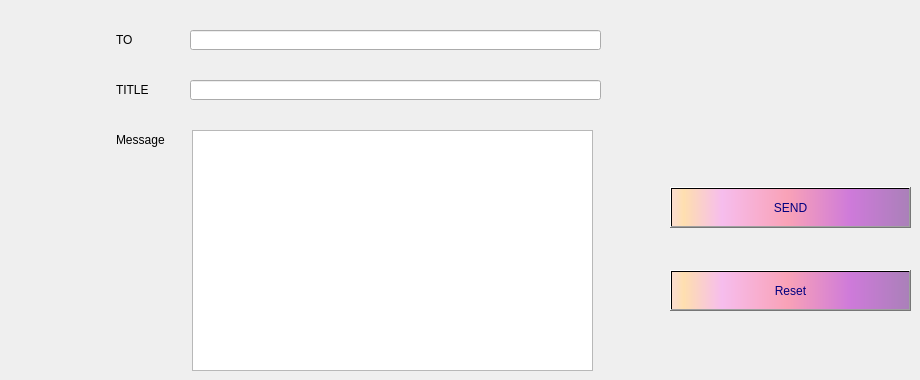
          <widget class="QWidget" name="tab_16">
           <attribute name="title">
            <string>Send mail</string>
           </attribute>
           <widget class="QPlainTextEdit" name="msg_3">
            <property name="geometry">
             <rect>
              <x>192</x>
              <y>130</y>
              <width>401</width>
              <height>241</height>
             </rect>
            </property>
            <property name="styleSheet">
             <string notr="true">QTableView {
padding: 1px;
border-style: solid;
border: 2px solid gray;
border-radius: 8px;
background-color: rgb(141, 70, 176);
border:2px solid #fff;
}</string>
            </property>
           </widget>
           <widget class="QPushButton" name="send_mail_3">
            <property name="geometry">
             <rect>
              <x>670</x>
              <y>187</y>
              <width>241</width>
              <height>41</height>
             </rect>
            </property>
            <property name="styleSheet">
             <string notr="true">background-color: qlineargradient(spread:pad, x1:1, y1:0, x2:1, y2:0, stop:0.919598 rgba(255, 0, 111, 255), stop:0.98 rgba(0, 0, 0, 255), stop:1 rgba(235, 148, 61, 255));
color: rgb(0, 0, 127);
background-color: qlineargradient(spread:pad, x1:0, y1:0, x2:1, y2:0, stop:0.0100503 rgba(252, 222, 204, 255), stop:0.0502513 rgba(254, 223, 175, 255), stop:0.211055 rgba(246, 189, 237, 255), stop:0.487437 rgba(249, 162, 183, 255), stop:0.753769 rgba(206, 122, 218, 255), stop:1 rgba(170, 128, 185, 255));</string>
            </property>
            <property name="text">
             <string>SEND</string>
            </property>
            <property name="icon">
             <iconset>
              <normaloff>:/send.png</normaloff>:/send.png</iconset>
            </property>
            <property name="iconSize">
             <size>
              <width>30</width>
              <height>50</height>
             </size>
            </property>
           </widget>
           <widget class="QLabel" name="label_55">
            <property name="geometry">
             <rect>
              <x>116</x>
              <y>30</y>
              <width>61</width>
              <height>20</height>
             </rect>
            </property>
            <property name="text">
             <string>TO</string>
            </property>
           </widget>
           <widget class="QLabel" name="label_56">
            <property name="geometry">
             <rect>
              <x>116</x>
              <y>80</y>
              <width>61</width>
              <height>20</height>
             </rect>
            </property>
            <property name="text">
             <string>TITLE</string>
            </property>
           </widget>
           <widget class="QLabel" name="label_57">
            <property name="geometry">
             <rect>
              <x>116</x>
              <y>130</y>
              <width>61</width>
              <height>20</height>
             </rect>
            </property>
            <property name="text">
             <string>Message</string>
            </property>
           </widget>
           <widget class="QLineEdit" name="rcpt_3">
            <property name="geometry">
             <rect>
              <x>190</x>
              <y>30</y>
              <width>411</width>
              <height>20</height>
             </rect>
            </property>
            <property name="styleSheet">
             <string notr="true">alternate-background-color: rgb(255, 169, 237);</string>
            </property>
           </widget>
           <widget class="QLineEdit" name="subject_3">
            <property name="geometry">
             <rect>
              <x>190</x>
              <y>80</y>
              <width>411</width>
              <height>20</height>
             </rect>
            </property>
           </widget>
           <widget class="QPushButton" name="reset_4">
            <property name="geometry">
             <rect>
              <x>670</x>
              <y>270</y>
              <width>241</width>
              <height>41</height>
             </rect>
            </property>
            <property name="styleSheet">
             <string notr="true">background-color: qlineargradient(spread:pad, x1:1, y1:0, x2:1, y2:0, stop:0.919598 rgba(255, 0, 111, 255), stop:0.98 rgba(0, 0, 0, 255), stop:1 rgba(235, 148, 61, 255));
color: rgb(0, 0, 127);
background-color: qlineargradient(spread:pad, x1:0, y1:0, x2:1, y2:0, stop:0.0100503 rgba(252, 222, 204, 255), stop:0.0502513 rgba(254, 223, 175, 255), stop:0.211055 rgba(246, 189, 237, 255), stop:0.487437 rgba(249, 162, 183, 255), stop:0.753769 rgba(206, 122, 218, 255), stop:1 rgba(170, 128, 185, 255));</string>
            </property>
            <property name="text">
             <string>Reset</string>
            </property>
            <property name="icon">
             <iconset>
              <normaloff>:/reset.png</normaloff>:/reset.png</iconset>
            </property>
            <property name="iconSize">
             <size>
              <width>30</width>
              <height>50</height>
             </size>
            </property>
           </widget>
          </widget>
